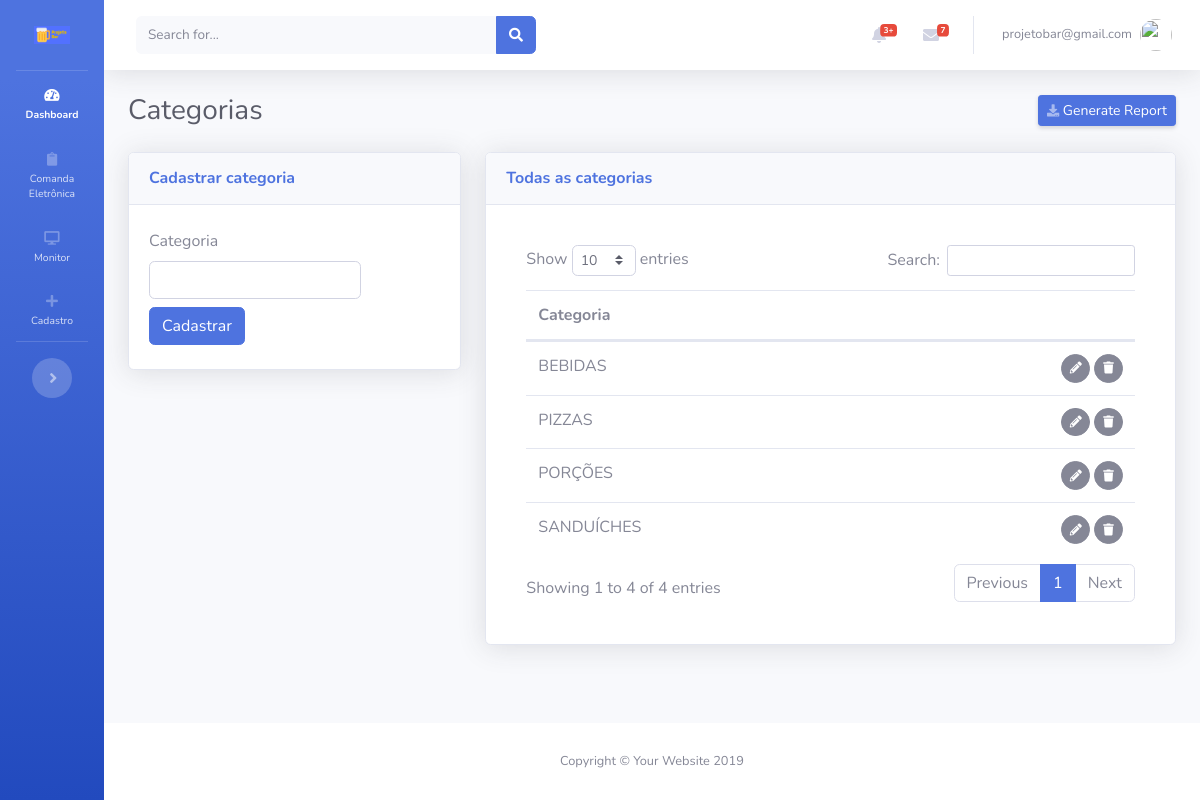
The app's page /views/categorias/Cadastrar.php (signed in) with its own data.
### tables this page shows
CREATE TABLE IF NOT EXISTS `categorias` (
  `id` int(11) NOT NULL AUTO_INCREMENT,
  `categoria` varchar(200) NOT NULL,
  `usuario` int(11) NOT NULL COMMENT 'FK',
  `cadastro` datetime NOT NULL,
  `modificado` datetime NOT NULL,
  PRIMARY KEY (`id`)
);

### views/categorias/templates/FormularioExibir.php (the view, shortened to what this page needs)
<div class="card shadow mb-12">
  <div class="card-header py-3">
    <h6 class="m-0 font-weight-bold text-primary">Todas as categorias</h6>
  </div>
  <div class="card-body">
    <?php
    $sql="SELECT * FROM categorias ORDER BY categoria ASC";
    if ($result=mysqli_query($conecta,$sql))
    {
      ?>
      <div class="card-body">
        <div class="table-responsive">
          <table class="table cell-border table-hover" id="dataTable" width="100%" cellspacing="0">
            <thead>
              <tr>
                <th colspan="2">Categoria</th>
              </tr>
            </thead>
            <tfoot>
              <tbody>
                <?php
                while ($row=mysqli_fetch_assoc($result))
                {
                 ?>
                 <tr>
                  <td>
                    <?php echo $row['categoria'];?>
                  </td>
                  <td align="right">
                    <span id="acoes">
                      <button class="btn btn-secondary btn-circle btn-sm botaoEditarCategoriaTransicao" idcategoria="<?=$row['id']?>">
                        <i class="fas fa-pencil-alt"></i></button>
                        <button class="btn btn-secondary btn-circle btn-sm botaoVerificaProdutosVinculados"  idcategoria="<?=$row['id']?>"> <i class="fas fa-trash"></i>
                        </span>
                      </td>
                    </tr>
                    <?php
                  }
                  ?>
                </tbody>
              </table>
            </div>
          </div>
          <?php
        }
        ?>
      </div>
    </div>

### records on screen
categorias: categoria "BEBIDAS"
categorias: categoria "PIZZAS"
categorias: categoria "PORÇÕES"
categorias: categoria "SANDUÍCHES"

### other values on screen
$_SESSION['login'.$app_token] "projetobar@gmail.com"
$app_page_name "Categorias"
